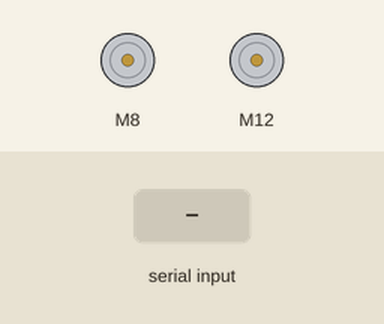
Simulated run of this sketch. Board: Arduino Uno, built with avr-gcc and run on an emulated ATmega328P. On the bench: 2 × DC motor (green arrow = forward, orange = backward, longer = faster). Inputs (shaded band) come from the test bench.

Above: at 1.2 s.
1.3 s: "F" received over Serial
At 2.4 s:
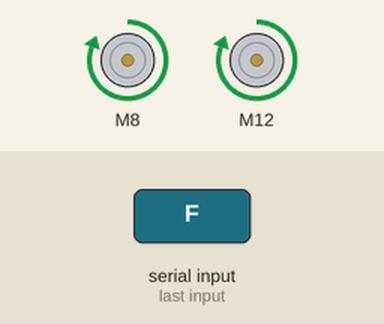
2.8 s: "B" received over Serial
At 3.6 s:
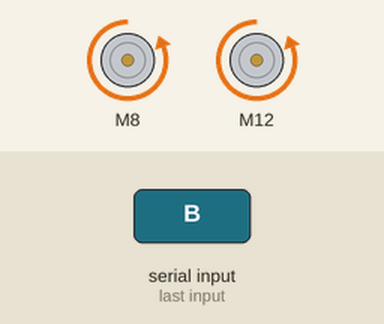
4.3 s: "L" received over Serial
At 4.7 s:
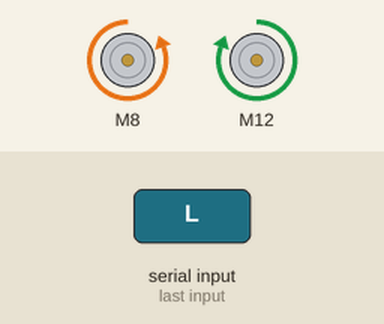
5.8 s: "R" received over Serial
At 7.0 s:
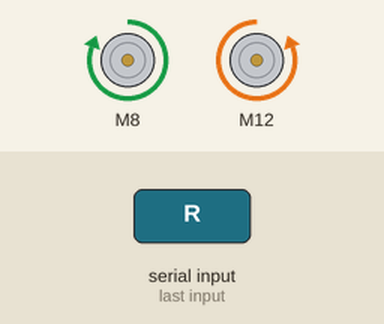
7.3 s: "S" received over Serial
At 8.2 s:
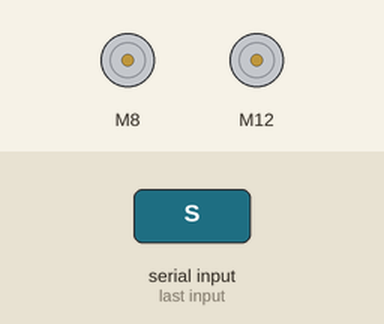
Timing chart, 0 to 9.8 s (numbered marks = the images above; inputs shaded):
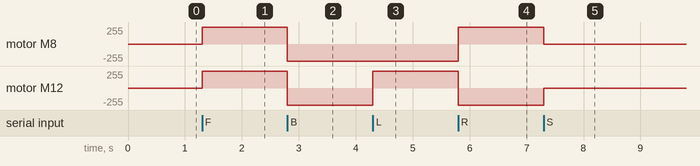

Measured:
- after the input at 1.3 s, motor M8, motor M12: stopped → forward 255/255 at once
- after the input at 2.8 s, motor M8, motor M12: forward 255/255 → backward 255/255 at once
- after the input at 4.3 s, motor M12: backward 255/255 → forward 255/255 at once
- after the input at 5.8 s, motor M8: backward 255/255 → forward 255/255 at once; motor M12: forward 255/255 → backward 255/255 at once
- after the input at 7.3 s, motor M8: forward 255/255 → stopped at once; motor M12: backward 255/255 → stopped at once

The sketch:

forward__2_wheels.ino
```cpp
#include <L298N.h>

L298N m1 = L298N(9,8,7); //  ENA , IN2 , IN1
L298N m2 = L298N(11,12,13); //  ENB , IN4 , IN3

void setup() {
  Serial.begin(9600);
  m1.setSpeed(255);
  m2.setSpeed(255);
}

void loop() {
  if (Serial.available()) {
    char command = Serial.read();
    if (command == 'F') {
      m1.forward();
      m2.forward();
    } else if (command == 'B') {
      m1.backward();
      m2.backward();
    } else if (command == 'L') {
      m1.backward();
      m2.forward();
    } else if (command == 'R') {
      m1.forward();
      m2.backward();
    } else if (command == 'S') {
      m1.stop();
      m2.stop();
    }
  }
}
```
